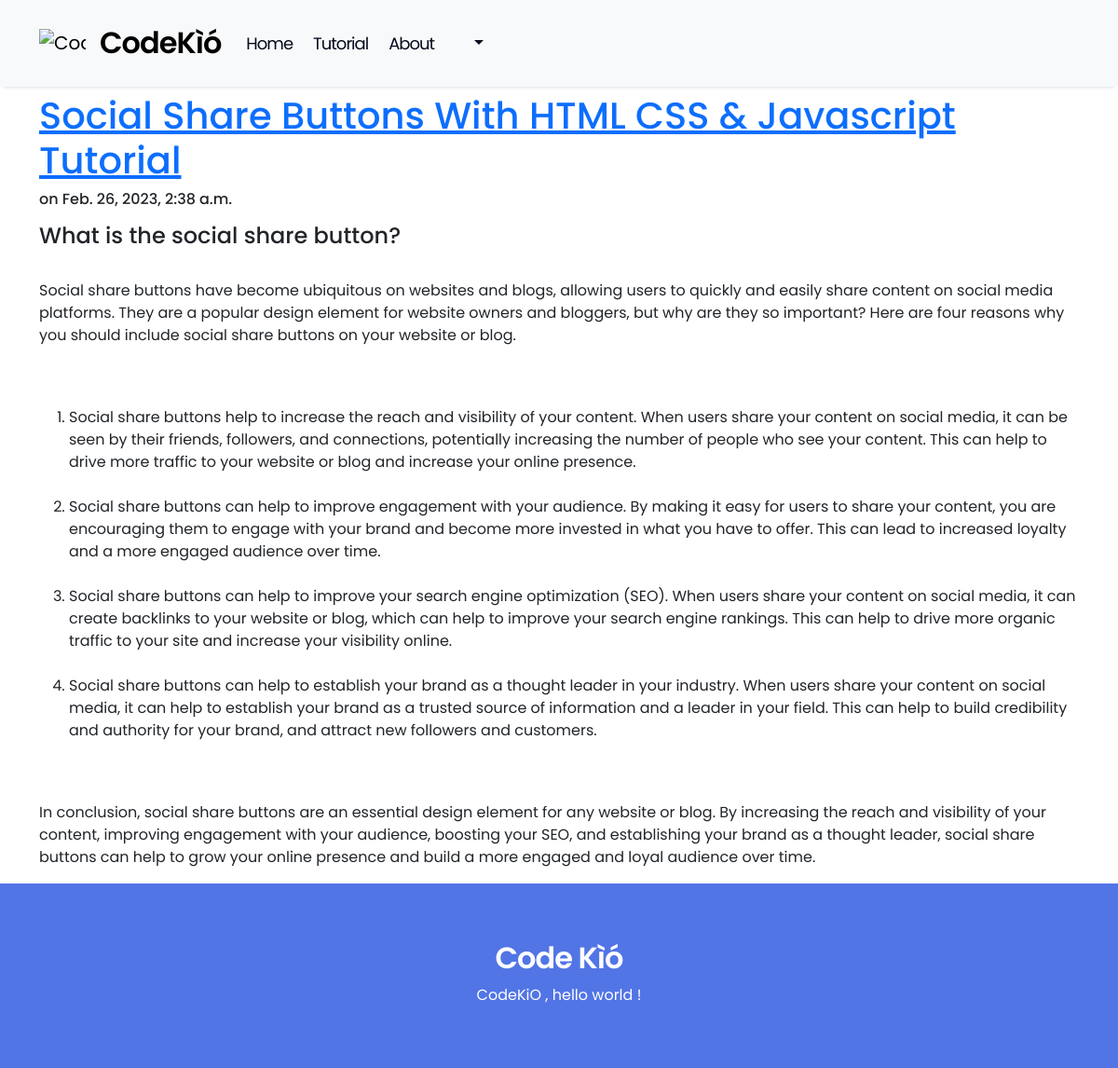
The app's page /blogs/social-share-buttons-with-html-css-javascript-tutorial with its own data.
### blogs/models.py (models this page shows, shortened)
class Post(models.Model):
    title = models.CharField(max_length=100)
    slug = models.SlugField(max_length=255, unique=True, blank=True)
    categories = models.ForeignKey(Categories, on_delete=models.CASCADE, null=True)
    body = HTMLField()
    images = models.ImageField(null=True, blank=True, upload_to='blogs/uploads/%Y/%m/%d/')
    status = models.CharField(max_length=1, choices=STATUS_CHOICES)
    date = models.DateTimeField(auto_now_add=True)
    user = models.ForeignKey(User, on_delete=models.CASCADE, null=True, related_name='posts')

### blogs/views.py (the view)
# urls.py: path('<slug:slug>', views.post, name='post'),
def post(request, slug):
    post = Post.objects.get(slug=slug)
    try:
        post = Post.objects.get(slug=slug)
    except Post.DoesNotExist:
        raise Http404("Bài viết không tồn tại")
    return render(request, 'blogs/post.html', {'post': post})

### blogs/templates/blogs/post.html (shortened to what this page needs)
{% extends "pages/index.html" %}
{% block class__body %}class="post-detail post-{{post.id}}"{% endblock %}
{% block content %}
<div class="post__container">
    <div class="container">
        <div class="row">
            <div class="col-md-12">
                <div class="post__main">
                    <h1 class="title"><a href="{% url 'blogs:post' post.slug %}">{{post.title}}</a></h1>
                    <h6 class="date">on {{post.date}}</h6>
                    <div class="post__content--box">
                        {{post.body|safe|linebreaks}}
                    </div>
                </div>
            </div>
        </div>
    </div>
</div>
{% endblock %}

### records on screen
Post: title "Social Share Buttons With HTML CSS & Javascript Tutorial", date "Feb. 26, 2023, 2:38 a.m.", body "What is the social share button? Social share buttons have become ubiquitous on websites and blogs, allowing users to quickly and easily share content on social media platforms. They are a popular design element for website owners and bloggers, but why are they so important? Here are four reasons why you should include social share buttons on your website or blog. Social share buttons help to increase the reach and visibility of your content. When users share your content on social media, it can be seen by their friends, followers, and connections, potentially increasing the number of people who see your content. This can help to drive more traffic to your website or blog and increase your…"
